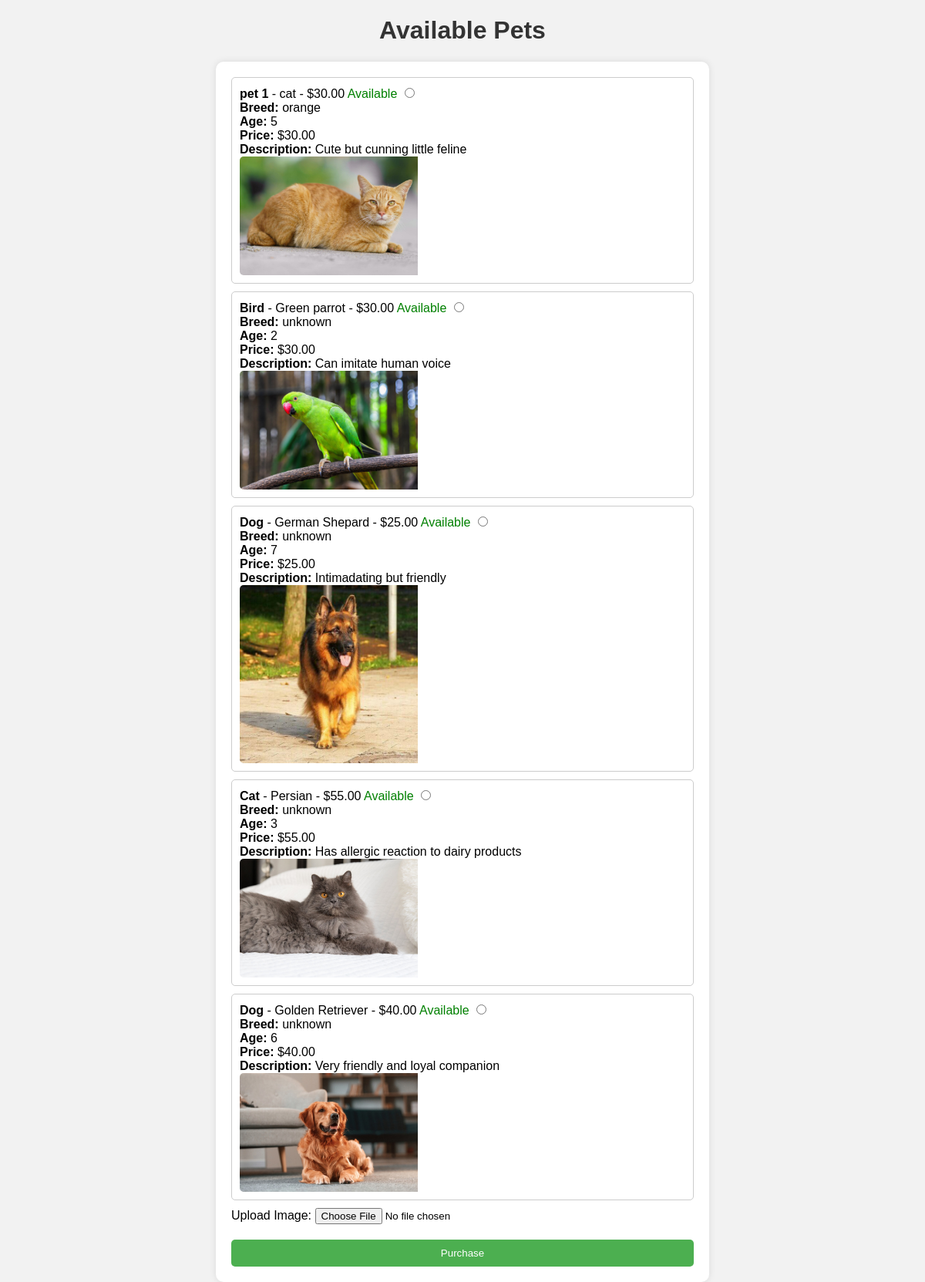
/buy/, run on the app's committed database.
### app1/models.py (models this page shows)
class PetAdd(models.Model):
    name = models.CharField(max_length=100)
    species = models.CharField(max_length=100)
    breed = models.CharField(max_length=100,default='unknown')
    age = models.IntegerField()
    description = models.TextField()
    price = models.DecimalField(max_digits=10, decimal_places=2)
    available = models.BooleanField(default=True)
    image = models.ImageField(upload_to='pet_images/', null=True, blank=True)
    image_url = models.URLField(null=True, blank=True)

### app1/views.py (the view)
# urls.py: path('buy/', buy_pet, name='buy_pet'),
def buy_pet(request):
    if request.method == 'POST':
        pet_id = request.POST.get('pet_id')
        pet = PetAdd.objects.get(id=pet_id)
        pet.available = False  # Mark the pet as sold
        pet.save()  # Save the changes to the database
        return redirect('buy_pet')  # Redirect to refresh the page after purchase
    pets = PetAdd.objects.all()
    return render(request, 'buy.html', {'pets': pets})

### templates/buy.html (shortened to what this page needs)
<!DOCTYPE html>
<html lang="en">
<head>
</head>
<body>
    <h1>Available Pets</h1>
    <form id="purchaseForm" method="post" action="{% url 'buy_pet' %}">
        {% for pet in pets %}
        <div class="pet-item" "{% if not pet.available %}opacity: 0.5;{% endif %}">
            <strong>{{ pet.name }}</strong> - {{ pet.species }} - ${{ pet.price }}
            {% if pet.available %}
                <span class="available">Available</span>
                <input type="radio" name="pet_id" value="{{ pet.id }}">
            {% else %}
                <span class="sold">Sold</span>
            {% endif %}
            <br>
            <strong>Breed:</strong> {{ pet.breed }}<br>
            <strong>Age:</strong> {{ pet.age }}<br>
            <strong>Price:</strong> ${{ pet.price }}<br>
            <strong>Description:</strong> {{ pet.description }}<br>
            <div class="pet-image-container">
                {% if pet.image %}
                    <img src="{{ pet.image.url }}" alt="{{ pet.name }}" class="pet-image">
                {% endif %}
            </div>
        </div>
        {% endfor %}
        <label for="pet_image">Upload Image:</label>
        <input type="file" name="pet_image" id="pet_image">
        <button type="submit">Purchase</button>
    </form>
</body>
</html>

### templates/buy.html (style rules this page uses)
body { font-family: Arial, sans-serif; background-color: #f2f2f2; margin: 0; padding: 0; }
h1 { text-align: center; color: #333; }
form { max-width: 600px; margin: 0 auto; padding: 20px; background-color: #fff; border-radius: 10px; box-shadow: 0 0 10px rgba(0, 0, 0, 0.1); }
.pet-item { border: 1px solid #ccc; padding: 10px; margin-bottom: 10px; background-color: #fff; border-radius: 5px; }
input[type="radio"] { margin-right: 10px; }
button[type="submit"] { display: block; width: 100%; padding: 10px; margin-top: 20px; background-color: #4CAF50; color: white; border: none; border-radius: 5px; cursor: pointer; transition: background-color 0.3s; }
.available { color: green; }
.pet-image-container { max-width: 100%; height: auto; overflow: hidden; border-radius: 5px; }
.pet-image { width: 40%; height: auto; display: block; }

### data on the page
PetAdd: name "pet 1", species "cat", price "30.00", breed "orange", age "5", description "Cute but cunning little feline", image (picture)
PetAdd: name "Bird", species "Green parrot", price "30.00", breed "unknown", age "2", description "Can imitate human voice", image (picture)
PetAdd: name "Dog", species "German Shepard", price "25.00", breed "unknown", age "7", description "Intimadating but friendly", image (picture)
PetAdd: name "Cat", species "Persian", price "55.00", breed "unknown", age "3", description "Has allergic reaction to dairy products", image (picture)
PetAdd: name "Dog", species "Golden Retriever", price "40.00", breed "unknown", age "6", description "Very friendly and loyal companion", image (picture)
